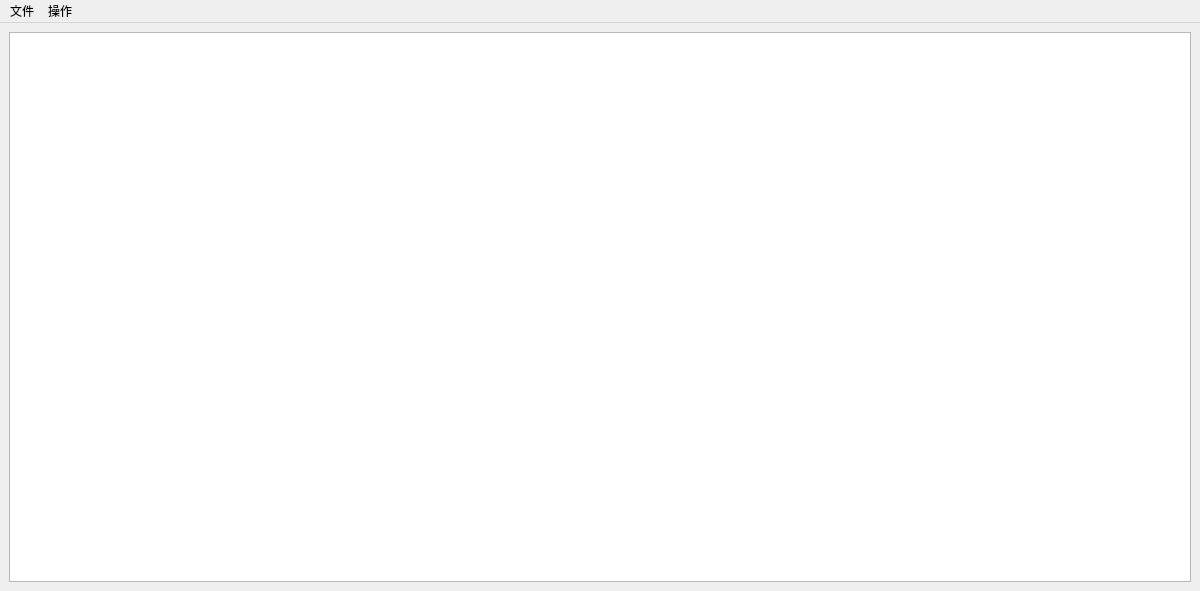
<?xml version="1.0" encoding="UTF-8"?>
<ui version="4.0">
 <class>MainWindow</class>
 <widget class="QMainWindow" name="MainWindow">
  <property name="geometry">
   <rect>
    <x>0</x>
    <y>0</y>
    <width>1200</width>
    <height>591</height>
   </rect>
  </property>
  <property name="windowTitle">
   <string>MainWindow</string>
  </property>
  <widget class="QWidget" name="centralwidget">
   <property name="sizePolicy">
    <sizepolicy hsizetype="Expanding" vsizetype="Expanding">
     <horstretch>0</horstretch>
     <verstretch>0</verstretch>
    </sizepolicy>
   </property>
   <layout class="QVBoxLayout" name="verticalLayout_2">
    <item>
     <layout class="QVBoxLayout" name="verticalLayout">
      <item>
       <widget class="QTableView" name="tableView">
        <property name="sizePolicy">
         <sizepolicy hsizetype="Expanding" vsizetype="Expanding">
          <horstretch>0</horstretch>
          <verstretch>0</verstretch>
         </sizepolicy>
        </property>
       </widget>
      </item>
     </layout>
    </item>
   </layout>
  </widget>
  <widget class="QMenuBar" name="menubar">
   <property name="geometry">
    <rect>
     <x>0</x>
     <y>0</y>
     <width>1200</width>
     <height>26</height>
    </rect>
   </property>
   <widget class="QMenu" name="menu">
    <property name="title">
     <string>文件</string>
    </property>
    <addaction name="actionImport"/>
    <addaction name="actionExport"/>
    <addaction name="actionSave"/>
    <addaction name="actionLoad"/>
    <addaction name="actionAppend"/>
   </widget>
   <widget class="QMenu" name="menu_2">
    <property name="title">
     <string>操作</string>
    </property>
    <addaction name="actionAdd"/>
    <addaction name="actionQuery"/>
    <addaction name="actionModify"/>
    <addaction name="actionDelete"/>
   </widget>
   <addaction name="menu"/>
   <addaction name="menu_2"/>
  </widget>
  <action name="actionImport">
   <property name="text">
    <string>导入</string>
   </property>
  </action>
  <action name="actionExport">
   <property name="text">
    <string>导出</string>
   </property>
  </action>
  <action name="actionAdd">
   <property name="text">
    <string>增加 </string>
   </property>
  </action>
  <action name="actionQuery">
   <property name="text">
    <string>查询 </string>
   </property>
  </action>
  <action name="actionModify">
   <property name="text">
    <string>修改</string>
   </property>
  </action>
  <action name="actionDelete">
   <property name="text">
    <string>删除</string>
   </property>
  </action>
  <action name="actionSave">
   <property name="text">
    <string>保存 </string>
   </property>
  </action>
  <action name="actionLoad">
   <property name="text">
    <string>载入</string>
   </property>
  </action>
  <action name="actionAppend">
   <property name="text">
    <string>附加数据
</string>
   </property>
  </action>
 </widget>
 <resources/>
 <connections/>
</ui>
